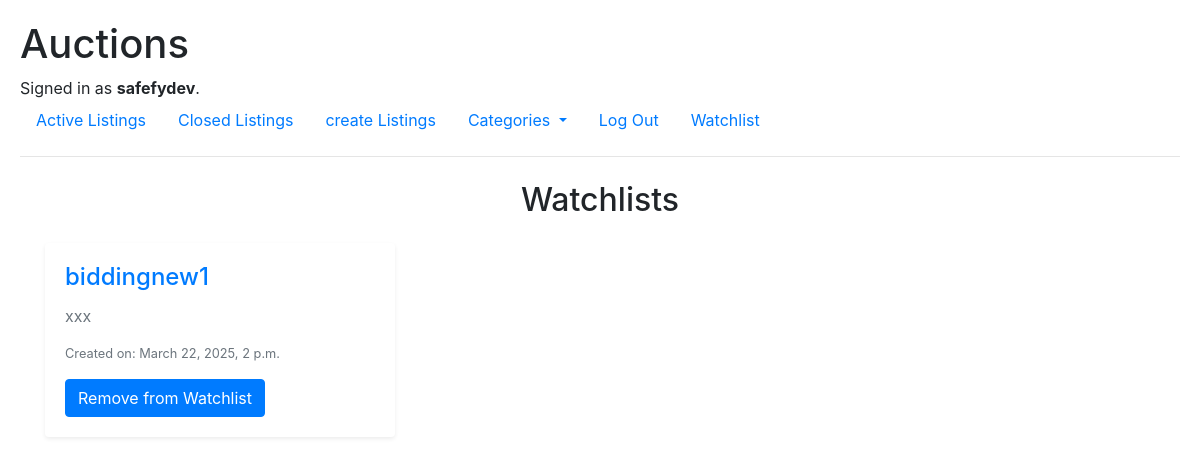
The app's page /watchlist (signed in) with its own data.
### auctions/models.py (models this page shows, shortened)
class User(AbstractUser):
    pass

class Listings(models.Model):
    title =models.CharField(max_length=100)
    description = models.TextField()
    starting_bid =models.DecimalField(max_digits=10, decimal_places=2)
    image_url =models.URLField()
    create_at =models.DateTimeField(auto_now_add=True)
    user = models.ForeignKey(User, on_delete=models.CASCADE, related_name="listings")
    status =models.TextField(default="ongoing")
    category = models.CharField(max_length=50, choices=CATEGORY_CHOICES, blank=True, null=True)

### auctions/views.py (the view)
# urls.py: path("watchlist", views.watchlist, name="watchlist"),
def watchlist(request):
    watchlist_items = Watchlists.objects.filter(user=request.user)
    item_ids = watchlist_items.values_list("item__id", flat=True)
    listings = Listings.objects.filter(id__in=item_ids)
    return render(request, "auctions/Watchlist.html", {
        "listings": listings,
    })

### auctions/templates/auctions/Watchlist.html (shortened to what this page needs)
{% extends "auctions/layout.html" %}
{% load url % }
{% block body %}
    <h2 class="text-center my-4">Watchlists</h2>
    <div class="container">
        <div class="row">
            {% for listing in listings %}
                <div class="col-md-6 col-lg-4 mb-4">
                    <div class="card shadow-sm border-0">
                        <div class="card-body">
                            <a href="{% url 'listings' listing.id %}">
                                <h4 class="card-title">{{ listing.title }}</h4>
                            </a>
                            <p class="card-text text-muted">{{ listing.description }}</p>
                            <p class="small text-secondary">Created on: {{ listing.create_at }}</p>
                            <form action="{% url 'remove_from_watchlist' listing.id %}" method="POST">
                                <button type="submit" class="btn btn-primary">Remove from Watchlist</button>
                            </form>
                        </div>
                    </div>
                </div>
            {% empty %}
                <p class="text-center text-danger">No active listings found.</p>
            {% endfor %}
        </div>
    </div>

### auctions/templates/auctions/layout.html (shortened to what this page needs)
{% load static %}
<!DOCTYPE html>
<html lang="en">
    <head>
        <link rel="stylesheet" href="https://stackpath.bootstrapcdn.com/bootstrap/4.4.1/css/bootstrap.min.css">
        <link href="{% static 'auctions/styles.css' %}" rel="stylesheet">
    </head>
    <body style="padding: 20px;">
        <h1>Auctions</h1>
        <div>
            {% if user.is_authenticated %}
                Signed in as <strong>{{ user.username }}</strong>.
            {% else %}
                Not signed in.
            {% endif %}
        </div>
        <ul class="nav">
            <li class="nav-item">
                <a class="nav-link" href="{% url 'index' %}">Active Listings</a>
            </li>
            <li class="nav-item">
                <a class="nav-link" href="{% url 'closed_listings' %}">Closed Listings</a>
            </li>
            <li class="nav-item">
                <a class="nav-link" href="{% url 'create_listings' %}">create Listings</a>
            </li>
            <li class="nav-item dropdown">
                <a class="nav-link dropdown-toggle" href="#" role="button" data-toggle="dropdown">
                    Categories
                </a>
            </li>
            {% if user.is_authenticated %}
                <li class="nav-item">
                    <a class="nav-link" href="{% url 'logout' %}">Log Out</a>
                </li>
                <li class="nav-item">
                    <a class="nav-link" href="{% url 'watchlist' %}">Watchlist</a>
                </li>
            {% endif %}
        </ul>
        <hr>
        {% block body %}
        {% endblock %}
    </body>
</html>

### auctions/static/auctions/styles.css (style rules this page uses)
body { padding: 10px; }

### records on screen
User: username "safefydev"
Listings: title "biddingnew1", description "xxx", create_at "March 22, 2025, 2 p.m."
